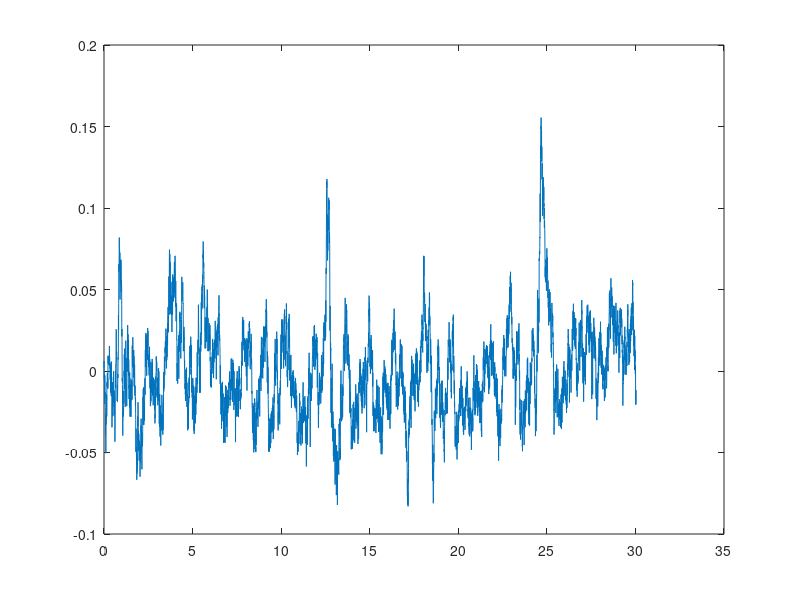

MATLAB code to generate this figure: (Note: this script raises an error after producing the figure.)
load('EEGdata_assignment4.mat');

%Input Time-Domain Waveform Plot
n = 0:(length(EEGa4)-1);
t = n/Fs;
figure
plot(t,EEGa4)

%Magnitude and Phase spectra of the Input Waveform
[M,ph,f] = fourier_dt(EEGa4,Fs,'half');
figure
plot(f,M)

%Output Time-Domain with Filter against Input Time-Domain
y = filter(Hd_EEG_FIR,EEGa4);
figure
plot(t,y)
hold on
plot(t,EEGa4)
shg

%Magnitude and Phase spectra of Output Waveform
[My,phy,fy] = fourier_dt(y,Fs,'half');
figure
plot(fy,My)
hold on
plot(f,M)
shg